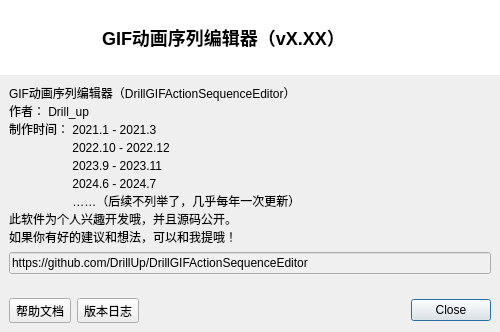
<?xml version="1.0" encoding="UTF-8"?>
<ui version="4.0">
 <class>W_SoftwareAbout</class>
 <widget class="QDialog" name="W_SoftwareAbout">
  <property name="geometry">
   <rect>
    <x>0</x>
    <y>0</y>
    <width>500</width>
    <height>320</height>
   </rect>
  </property>
  <property name="windowTitle">
   <string>关于Drill_up</string>
  </property>
  <property name="styleSheet">
   <string notr="true">#widget_title{
	background-color: rgb(255, 255, 255);
}</string>
  </property>
  <layout class="QVBoxLayout" name="verticalLayout" stretch="0,1">
   <property name="spacing">
    <number>0</number>
   </property>
   <property name="leftMargin">
    <number>0</number>
   </property>
   <property name="topMargin">
    <number>0</number>
   </property>
   <property name="rightMargin">
    <number>0</number>
   </property>
   <property name="bottomMargin">
    <number>0</number>
   </property>
   <item>
    <widget class="QWidget" name="widget_title" native="true">
     <property name="sizePolicy">
      <sizepolicy hsizetype="Preferred" vsizetype="Minimum">
       <horstretch>0</horstretch>
       <verstretch>0</verstretch>
      </sizepolicy>
     </property>
     <layout class="QHBoxLayout" name="horizontalLayout_2">
      <property name="leftMargin">
       <number>12</number>
      </property>
      <property name="topMargin">
       <number>0</number>
      </property>
      <property name="rightMargin">
       <number>0</number>
      </property>
      <property name="bottomMargin">
       <number>0</number>
      </property>
      <item>
       <widget class="QWidget" name="widget" native="true">
        <property name="sizePolicy">
         <sizepolicy hsizetype="Fixed" vsizetype="Fixed">
          <horstretch>0</horstretch>
          <verstretch>0</verstretch>
         </sizepolicy>
        </property>
        <property name="minimumSize">
         <size>
          <width>75</width>
          <height>75</height>
         </size>
        </property>
        <property name="maximumSize">
         <size>
          <width>75</width>
          <height>75</height>
         </size>
        </property>
        <property name="styleSheet">
         <string notr="true">border-image: url(:/DrillGIFActionSequenceEditor/Resources/icons/global/drill_logo_200x200.png);</string>
        </property>
       </widget>
      </item>
      <item>
       <widget class="QLabel" name="label_title">
        <property name="styleSheet">
         <string notr="true">font-family:&quot;微软雅黑&quot;;
font-size:18px;
font-weight:bold;
padding:4px;</string>
        </property>
        <property name="text">
         <string>GIF动画序列编辑器（vX.XX）</string>
        </property>
       </widget>
      </item>
     </layout>
    </widget>
   </item>
   <item>
    <widget class="QWidget" name="widget_2" native="true">
     <layout class="QGridLayout" name="gridLayout" rowstretch="1,0,0">
      <property name="leftMargin">
       <number>0</number>
      </property>
      <property name="topMargin">
       <number>0</number>
      </property>
      <property name="rightMargin">
       <number>0</number>
      </property>
      <property name="bottomMargin">
       <number>0</number>
      </property>
      <item row="2" column="1">
       <layout class="QHBoxLayout" name="horizontalLayout" stretch="0,0,0,0">
        <property name="leftMargin">
         <number>9</number>
        </property>
        <property name="topMargin">
         <number>9</number>
        </property>
        <property name="rightMargin">
         <number>9</number>
        </property>
        <property name="bottomMargin">
         <number>9</number>
        </property>
        <item>
         <widget class="QToolButton" name="toolButton">
          <property name="sizePolicy">
           <sizepolicy hsizetype="Preferred" vsizetype="Preferred">
            <horstretch>0</horstretch>
            <verstretch>0</verstretch>
           </sizepolicy>
          </property>
          <property name="text">
           <string>帮助文档</string>
          </property>
          <property name="icon">
           <iconset resource="../../../drillgifactionsequenceeditor.qrc">
            <normaloff>:/DrillGIFActionSequenceEditor/Resources/icons/nav/Help.png</normaloff>:/DrillGIFActionSequenceEditor/Resources/icons/nav/Help.png</iconset>
          </property>
          <property name="toolButtonStyle">
           <enum>Qt::ToolButtonTextBesideIcon</enum>
          </property>
         </widget>
        </item>
        <item>
         <widget class="QToolButton" name="toolButton_2">
          <property name="sizePolicy">
           <sizepolicy hsizetype="Preferred" vsizetype="Preferred">
            <horstretch>0</horstretch>
            <verstretch>0</verstretch>
           </sizepolicy>
          </property>
          <property name="text">
           <string>版本日志</string>
          </property>
          <property name="icon">
           <iconset resource="../../../drillgifactionsequenceeditor.qrc">
            <normaloff>:/DrillGIFActionSequenceEditor/Resources/icons/nav/Help.png</normaloff>:/DrillGIFActionSequenceEditor/Resources/icons/nav/Help.png</iconset>
          </property>
          <property name="toolButtonStyle">
           <enum>Qt::ToolButtonTextBesideIcon</enum>
          </property>
         </widget>
        </item>
        <item>
         <spacer name="horizontalSpacer">
          <property name="orientation">
           <enum>Qt::Horizontal</enum>
          </property>
          <property name="sizeHint" stdset="0">
           <size>
            <width>40</width>
            <height>20</height>
           </size>
          </property>
         </spacer>
        </item>
        <item>
         <widget class="QDialogButtonBox" name="buttonBox">
          <property name="standardButtons">
           <set>QDialogButtonBox::Close</set>
          </property>
         </widget>
        </item>
       </layout>
      </item>
      <item row="0" column="1">
       <widget class="QWidget" name="widget_3" native="true">
        <layout class="QVBoxLayout" name="verticalLayout_2">
         <item>
          <widget class="QLabel" name="label">
           <property name="text">
            <string>GIF动画序列编辑器（DrillGIFActionSequenceEditor）
作者： Drill_up
制作时间： 2021.1 - 2021.3
　　　　　 2022.10 - 2022.12
　　　　　 2023.9 - 2023.11
　　　　　 2024.6 - 2024.7
　　　　　 ……（后续不列举了，几乎每年一次更新）
此软件为个人兴趣开发哦，并且源码公开。
如果你有好的建议和想法，可以和我提哦！</string>
           </property>
          </widget>
         </item>
         <item>
          <widget class="QLineEdit" name="lineEdit">
           <property name="styleSheet">
            <string notr="true">background-color: rgb(240, 240, 240);</string>
           </property>
           <property name="text">
            <string>https://github.com/DrillUp/DrillGIFActionSequenceEditor</string>
           </property>
           <property name="readOnly">
            <bool>true</bool>
           </property>
          </widget>
         </item>
        </layout>
       </widget>
      </item>
     </layout>
    </widget>
   </item>
  </layout>
 </widget>
 <resources>
  <include location="../../../drillgifactionsequenceeditor.qrc"/>
 </resources>
 <connections>
  <connection>
   <sender>buttonBox</sender>
   <signal>rejected()</signal>
   <receiver>W_SoftwareAbout</receiver>
   <slot>reject()</slot>
   <hints>
    <hint type="sourcelabel">
     <x>324</x>
     <y>275</y>
    </hint>
    <hint type="destinationlabel">
     <x>351</x>
     <y>228</y>
    </hint>
   </hints>
  </connection>
 </connections>
</ui>
